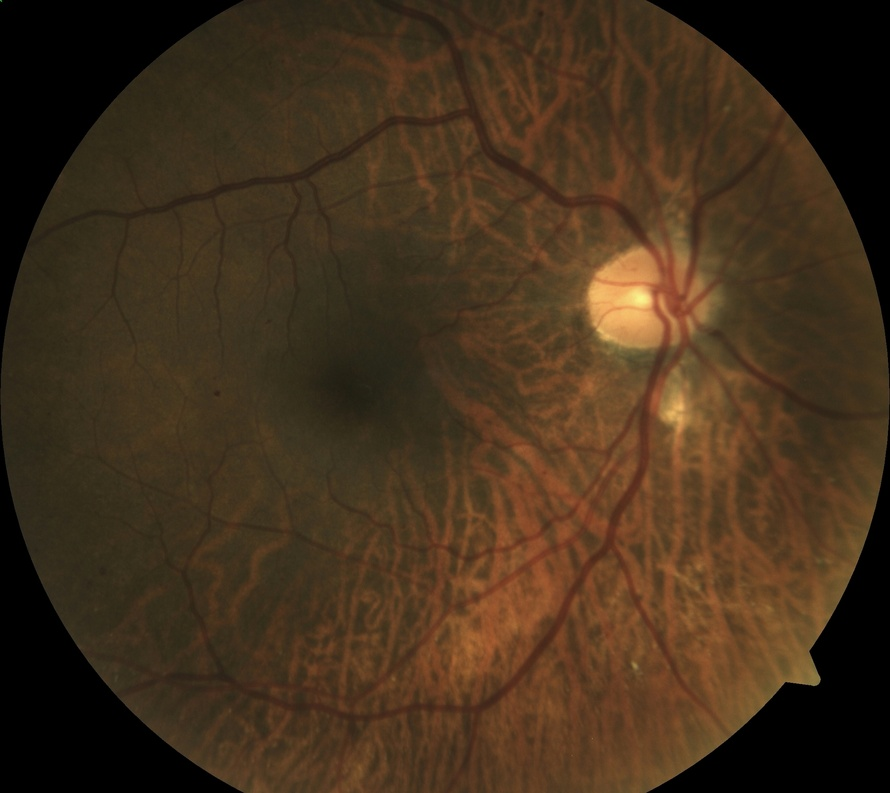
#> input picture DMED/(00000053).jpg, 890 x 793 px, shrunk from 2196 x 1958 before the run
$ python -i kirschEdges.py   (imports and definitions only)
#> lines starting #> are read from the running program, lines starting #| are printed output that depends on the picture
import numpy as np
from scipy import ndimage,signal
import matplotlib.pyplot as plt

def kirschEdges(imgIn):
    ##kirschEdges: Calculate the edge map using the Kirsch's method
#imgIn: image input (single plane)
#imgOut: edge map
    signal.convolve2d
    # Kirsch's Templates
    h1 = np.array([[5,- 3,- 3],[5,0,- 3],[5,- 3,- 3]]) / 15
    h2 = np.array([[- 3,- 3,5],[- 3,0,5],[- 3,- 3,5]]) / 15
    h3 = np.array([[- 3,- 3,- 3],[5,0,- 3],[5,5,- 3]]) / 15
    h4 = np.array([[- 3,5,5],[- 3,0,5],[- 3,- 3,- 3]]) / 15
    h5 = np.array([[- 3,- 3,- 3],[- 3,0,- 3],[5,5,5]]) / 15
    h6 = np.array([[5,5,5],[- 3,0,- 3],[- 3,- 3,- 3]]) / 15
    h7 = np.array([[- 3,- 3,- 3],[- 3,0,5],[- 3,5,5]]) / 15
    h8 = np.array([[5,5,- 3],[5,0,- 3],[- 3,- 3,- 3]]) / 15
    # Spatial Filtering by Kirsch's Templates

    t1 = signal.convolve2d(imgIn,np.rot90(h1),mode='same')

    t2 = signal.convolve2d(imgIn,np.rot90(h2),mode='same')
    t3 = signal.convolve2d(imgIn,np.rot90(h3), mode='same')
    t4 = signal.convolve2d(imgIn,np.rot90(h4), mode='same')
    t5 =signal.convolve2d(imgIn,np.rot90(h5), mode='same')
    t6 =signal.convolve2d(imgIn,np.rot90(h6),mode='same')
    t7 = signal.convolve2d(imgIn,np.rot90(h7), mode='same')
    t8 =signal.convolve2d(imgIn,np.rot90(h8), mode='same')
    # Find the maximum edges value
    imgOut = np.maximum(t1,t2)
    # plt.imshow(imgIn)
    # plt.show()
    imgOut = np.maximum(imgOut,t3)

    imgOut = np.maximum(imgOut,t4)
    imgOut = np.maximum(imgOut,t5)
    imgOut = np.maximum(imgOut,t6)
    imgOut = np.maximum(imgOut,t7)
    imgOut = np.maximum(imgOut,t8)
    return imgOut


>>> import cv2
>>> picture = cv2.imread('../DMED/(00000053).jpg', cv2.IMREAD_GRAYSCALE)
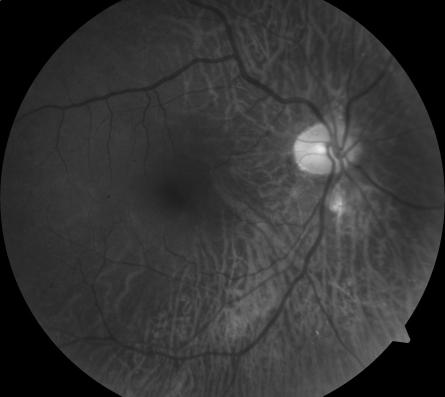
#> picture: shape (793, 890) (shown at 1/2 size); min 0, max 235, mean 51.7
>>> result = kirschEdges(picture)
#> in kirschEdges, `t2 = signal.convolve2d(imgIn,np.rot90(h2),mode='same')`:
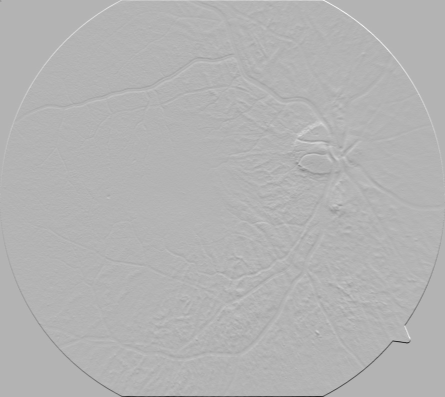
#> t2: shape (793, 890) float64 (shown at 1/2 size); min -111, max 46.53, mean 0; drawn with min black and max white
#> in kirschEdges, `t5 =signal.convolve2d(imgIn,np.rot90(h5), mode='same')`:
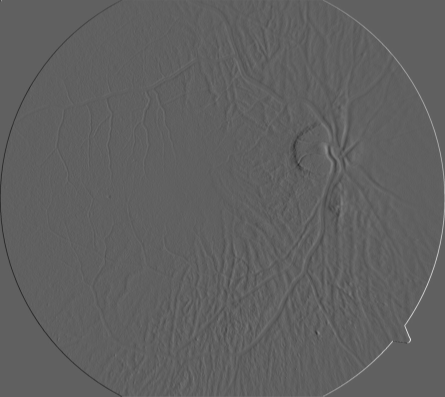
#> t5: shape (793, 890) float64 (shown at 1/2 size); min -61.2, max 100.3, mean 0; drawn with min black and max white
#> in kirschEdges, `t6 =signal.convolve2d(imgIn,np.rot90(h6),mode='same')`:
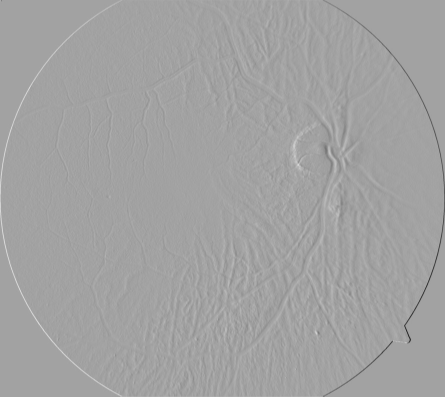
#> t6: shape (793, 890) float64 (shown at 1/2 size); min -99.2, max 56.67, mean 0; drawn with min black and max white
#> in kirschEdges, `t7 = signal.convolve2d(imgIn,np.rot90(h7), mode='same')`:
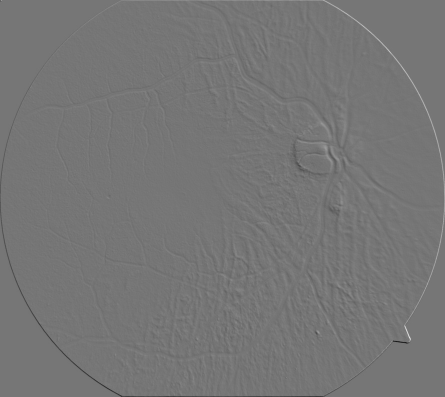
#> t7: shape (793, 890) float64 (shown at 1/2 size); min -82.33, max 95.47, mean 0; drawn with min black and max white
#> in kirschEdges, `imgOut = np.maximum(t1,t2)`:
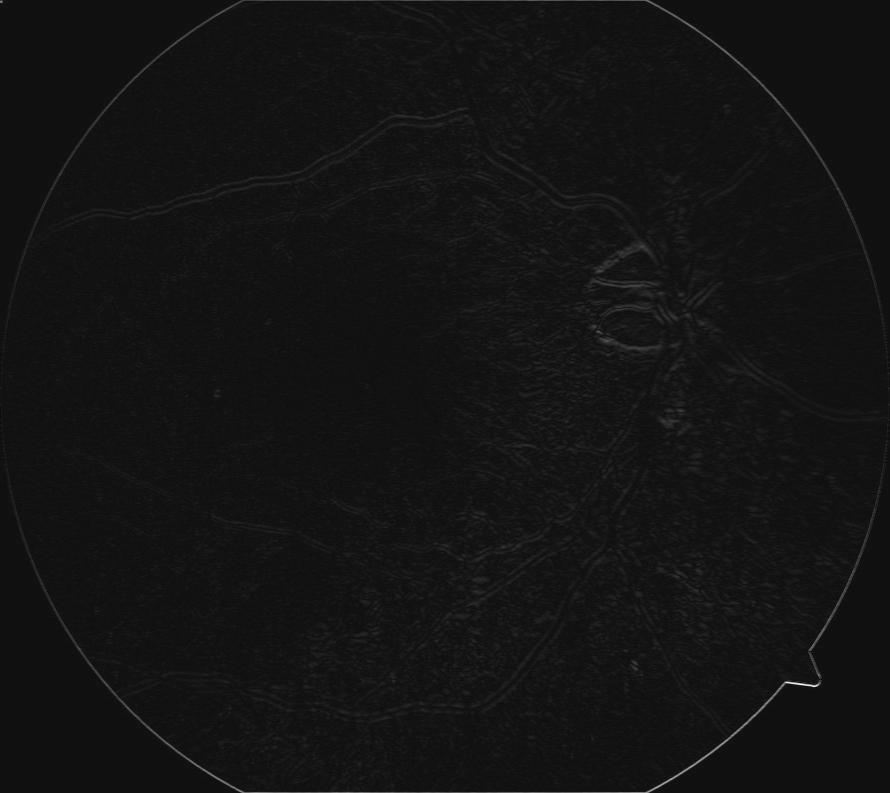
#> imgOut: shape (793, 890) float64; min -7.73, max 109.7, mean 1.5; drawn with min black and max white

$ run again, on DMED/(00000120).jpg
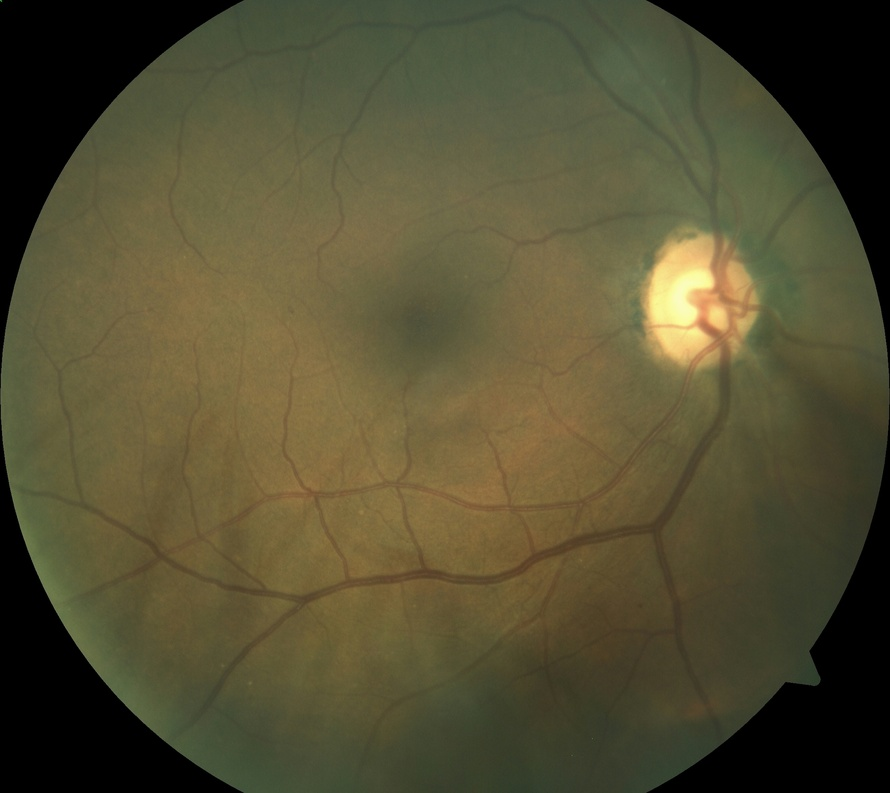
#> input picture DMED/(00000120).jpg, 890 x 793 px, shrunk from 2196 x 1958 before the run
#> in kirschEdges, `t4 = signal.convolve2d(imgIn,np.rot90(h4), mode='same')`:
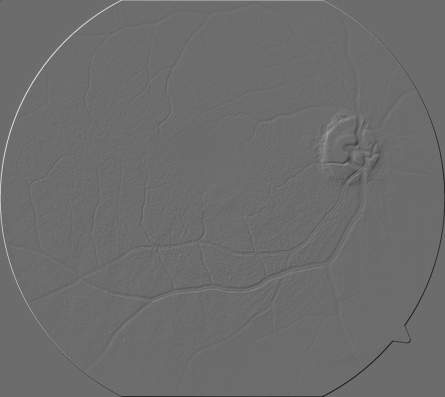
#> t4: shape (793, 890) float64 (shown at 1/2 size); min -55.8, max 74.8, mean 0; drawn with min black and max white
#> in kirschEdges, `imgOut = np.maximum(imgOut,t6)`:
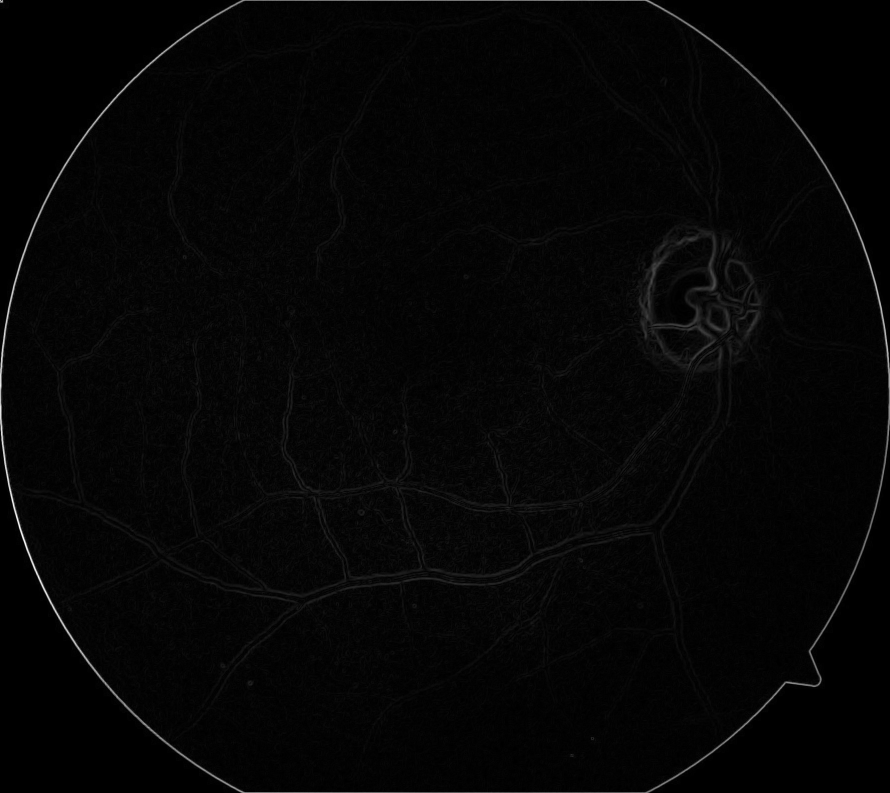
#> imgOut: shape (793, 890) float64; min -0.333, max 99.67, mean 1.9; drawn with min black and max white

$ run again, on DMED/(00000138).jpg
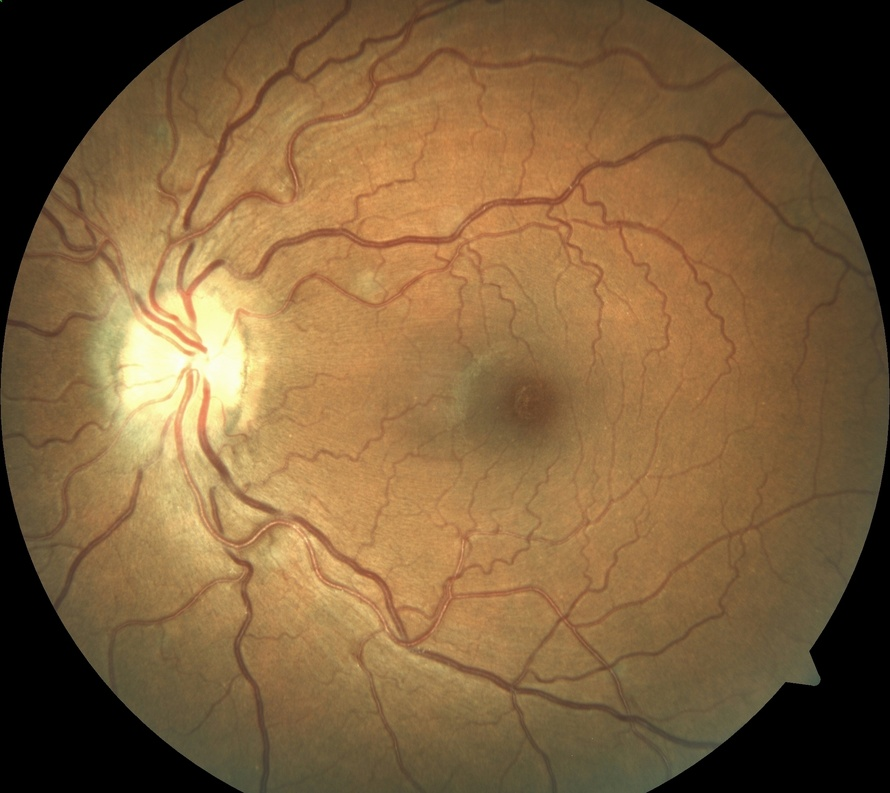
#> input picture DMED/(00000138).jpg, 890 x 793 px, shrunk from 2196 x 1958 before the run
#> in kirschEdges, `t8 =signal.convolve2d(imgIn,np.rot90(h8), mode='same')`:
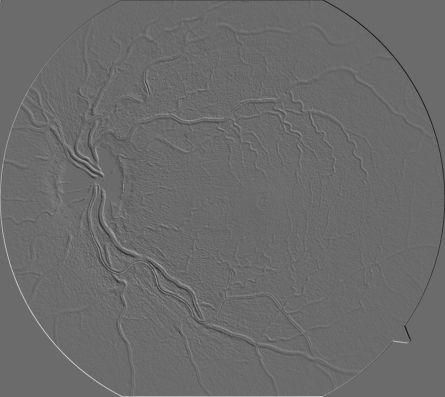
#> t8: shape (793, 890) float64 (shown at 1/2 size); min -73, max 100.4, mean 0; drawn with min black and max white
#> in kirschEdges, `imgOut = np.maximum(imgOut,t5)`:
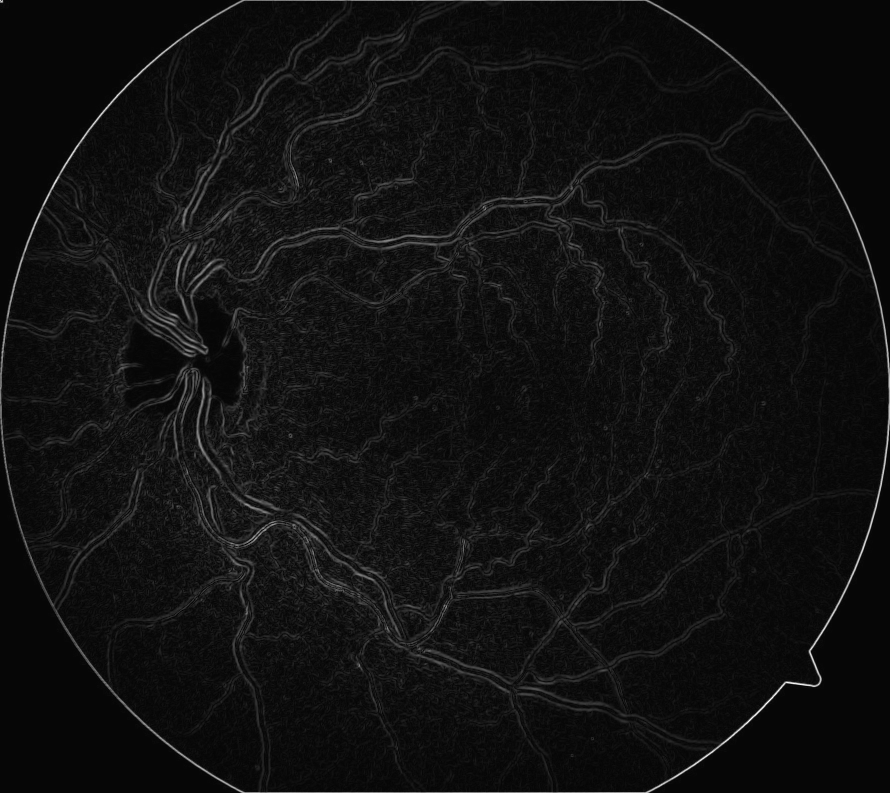
#> imgOut: shape (793, 890) float64; min -2.2, max 91.07, mean 4; drawn with min black and max white
